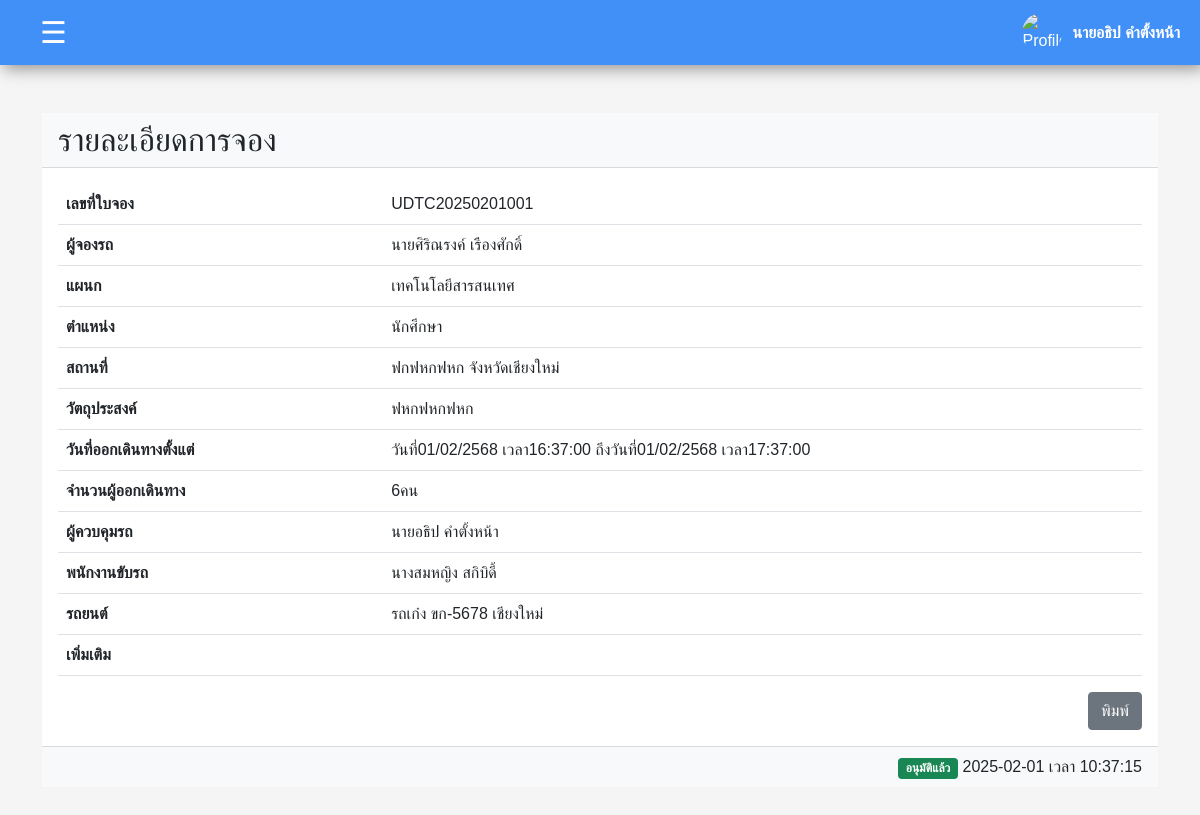
Screenshot of /Project/user/request_details.php?request_id=UDTC20250201001 (signed in) with the database file from the repository.
### tables this page shows
CREATE TABLE `requests` (
  `request_id` varchar(20) NOT NULL,
  `destination` varchar(255) DEFAULT NULL,
  `province` varchar(100) DEFAULT NULL,
  `travel_type` enum('ในจังหวัด','ต่างจังหวัด') DEFAULT NULL,
  `purpose` varchar(255) DEFAULT NULL,
  `departure_date` date DEFAULT NULL,
  `departure_time` time DEFAULT NULL,
  `return_date` date DEFAULT NULL,
  `return_time` time DEFAULT NULL,
  `passengers` int(11) DEFAULT NULL,
  `request_date` datetime DEFAULT NULL,
  `status` enum('รออนุมัติ','อนุมัติ','ปฏิเสธ','ยกเลิก') DEFAULT 'รออนุมัติ',
  `user_id` varchar(255) DEFAULT NULL,
  `driver_id` int(11) DEFAULT NULL,
  `car_id` int(11) DEFAULT NULL,
  `admin_id` varchar(11) DEFAULT NULL
);

CREATE TABLE `users` (
  `user_id` varchar(11) NOT NULL,
  `fullname` varchar(255) NOT NULL,
  `password` varchar(255) NOT NULL,
  `position` varchar(255) NOT NULL,
  `department` varchar(255) NOT NULL,
  `role` enum('admin','user','') NOT NULL,
  `profile_picture` varchar(255) DEFAULT 'default_images_account.jpg',
  `signature` varchar(255) DEFAULT 'default_images_signature.png'
);

CREATE TABLE `cars` (
  `car_id` int(11) NOT NULL,
  `plate_number` varchar(15) NOT NULL,
  `brand` varchar(50) NOT NULL,
  `model` varchar(50) DEFAULT NULL,
  `car_type` varchar(30) NOT NULL,
  `province` varchar(50) NOT NULL,
  `color` varchar(20) NOT NULL,
  `seats` int(11) NOT NULL,
  `status` enum('ใช้ได้ปกติ','ยกเลิกการใช้งาน','บำรุงรักษา') DEFAULT 'ใช้ได้ปกติ',
  `create_date` timestamp NOT NULL DEFAULT current_timestamp(),
  `update_date` timestamp NOT NULL DEFAULT current_timestamp() ON UPDATE current_timestamp()
);

CREATE TABLE `drivers` (
  `driver_id` int(11) NOT NULL,
  `name` varchar(100) DEFAULT NULL,
  `phone_number` varchar(15) DEFAULT NULL,
  `work_date` date DEFAULT NULL
);

CREATE TABLE `notes` (
  `note_id` int(11) NOT NULL,
  `request_id` varchar(20) DEFAULT NULL,
  `note_text` text NOT NULL,
  `created_at` timestamp NOT NULL DEFAULT current_timestamp()
);

### Project/function/BuddhistYear.php (called while the page is built, shortened)
<?php
function convertDateToBuddhist($date) {
    $dateObj = new DateTime($date);
    $buddhistYear = $dateObj->format("Y") + 543;
    return $dateObj->format("d/m/") . $buddhistYear;
}
?>

### Project/user/request_details.php (the view, shortened to what this page needs)
<!DOCTYPE html>
<html lang="en">
<head>
    <link rel="stylesheet" href="../css/bootstrap.css">
</head>
<body>
    <?php
    require("header.php");
    require("../function/BuddhistYear.php");
    if (isset($_GET['request_id'])) {
        $request_id = $_GET['request_id'];
        $request_id = mysqli_real_escape_string($connect, $request_id);
        $sql = "SELECT
    users.user_id,
    users.signature,
    users.fullname,
    users.department,
    users.position,
    requests.request_id,
    requests.user_id,
    requests.passengers,
    requests.destination,
    requests.province,
    requests.departure_date,
    requests.departure_time,
    requests.return_date,
    requests.return_time,
    requests.status,
    requests.driver_id,
    requests.car_id,
    requests.purpose,
    requests.request_date,
    requests.admin_id,
    drivers.name AS driver_name,
    admins.fullname AS admin_name,
    admins.signature AS admin_image,
    cars.plate_number,
    cars.province,
    cars.car_type
FROM requests
JOIN users ON requests.user_id = users.user_id
LEFT JOIN drivers ON requests.driver_id = drivers.driver_id
LEFT JOIN cars ON requests.car_id = cars.car_id
LEFT JOIN users AS admins ON requests.admin_id = admins.user_id
WHERE requests.request_id = '$request_id'";
        $note = "SELECT * FROM `notes`
WHERE `request_id` = '$request_id'
ORDER BY `created_at` DESC
LIMIT 1";
        $resultnote = mysqli_query($connect, $note);
        $result = mysqli_query($connect, $sql);
        if (mysqli_num_rows($result) > 0) {
            $row = mysqli_fetch_assoc($result);
            $cardetail = $row["car_type"] . " " . $row["plate_number"] . " " . $row["province"];
        } else {
            echo "ไม่พบ";
            exit();
        }
    } else {
        echo "ไม่มี request_id";
        exit();
    }
    $formatted_datetime = '';
    if (mysqli_num_rows($resultnote) > 0) {
        $row1 = mysqli_fetch_assoc($resultnote);
        $formatted_datetime = str_replace(" ", " เวลา ", $row1["created_at"]);
    }
    ?>
    <div class="container my-5">
        <div class="bg-white">
            <div class="card-header bg-light">
                <h2 class="mb-0">รายละเอียดการจอง</h2>
            </div>
            <div class="card-body">
                <table class="table  ">
                    <tbody>
                        <tr>
                            <th scope="row" style="width: 30%;">เลขที่ใบจอง</th>
                            <td><?php echo $row["request_id"]; ?></td>
                        </tr>
                        <tr>
                            <th scope="row">ผู้จองรถ</th>
                            <td><?php echo $row["fullname"]; ?></td>
                        </tr>
                        <tr>
                            <th scope="row">แผนก</th>
                            <td><?php echo $row["department"]; ?></td>
                        </tr>
                        <tr>
                            <th scope="row">ตำแหน่ง</th>
                            <td><?php echo $row["position"]; ?></td>
                        </tr>
                        <tr>
                            <th scope="row">สถานที่</th>
                            <td><?php echo $row["destination"] . " จังหวัด" . $row["province"]; ?></td>
                        </tr>
                        <tr>
                            <th scope="row">วัตถุประสงค์</th>
                            <td><?php echo $row["purpose"]; ?></td>
                        </tr>
                        <tr>
                            <th scope="row">วันที่ออกเดินทางตั้งแต่</th>
                            <td><?php echo "วันที่" . convertDateToBuddhist($row["departure_date"]) . " เวลา" . $row["departure_time"] . " ถึงวันที่" . convertDateToBuddhist($row["return_date"]) . " เวลา" . $row["return_time"]; ?></td>
                        </tr>
                        <tr>
                            <th scope="row">จำนวนผู้ออกเดินทาง</th>
                            <td><?php echo $row["passengers"] . "คน"; ?></td>
                        </tr>
                        <tr>
                            <th scope="row">ผู้ควบคุมรถ</th>
                            <td><?php echo $row["admin_name"]; ?></td>
                        </tr>
                        <tr>
                            <th scope="row">พนักงานขับรถ</th>
                            <td><?php echo $row["driver_name"]; ?></td>
                        </tr>
                        <tr>
                            <th scope="row">รถยนต์</th>
                            <td><?php echo $cardetail; ?></td>
                        </tr>
                        <tr>
                            <th scope="row">เพิ่มเติม</th>
                            <td><?php echo isset($row1["note_text"]) ? $row1["note_text"] : ""; ?></td>
                        </tr>
                    </tbody>
                </table>
                <?php if ($row["status"] != "ปฏิเสธ") { ?>
                    <form action="../print_form.php" method="POST">
                        <div style="text-align: right;">
                            <button type="submit" class="btn btn-secondary">พิมพ์</button>
                        </div>
                    </form>
                <?php } ?>
            </div>
            <?php if ($row["status"] == "อนุมัติ") { ?>
                <div class="card-footer text-end bg-light">
                    <span class="badge bg-success text-white">อนุมัติแล้ว</span>
                    <span><?php echo $formatted_datetime; ?></span>
                </div>
            <?php } ?>
        </div>
    </div>
</body>
</html>

### Project/user/header.php (style rules this page uses)
body { font-family: Arial, sans-serif; margin: 0; padding: 0; background-color: #f5f5f5; }

### rows the page displays
requests: request_id "UDTC20250201001", user.fullname "นายศิริณรงค์ เรืองศักดิ์", user.department "เทคโนโลยีสารสนเทศ", user.position "นักศึกษา", destination "ฟกฟหกฟหก", car.province "เชียงใหม่", purpose "ฟหกฟหกฟหก", departure_date "01/02/2568", departure_time "16:37:00", return_date "01/02/2568", return_time "17:37:00", passengers "6", admin.fullname "นายอธิป คำตั้งหน้า", driver.name "นางสมหญิง สกิบิดี้", car.province "รถเก๋ง ขก-5678 เชียงใหม่"
notes: created_at "2025-02-01 เวลา 10:37:15"

### other values shown
$_SESSION['fullname'] "นายอธิป คำตั้งหน้า"
